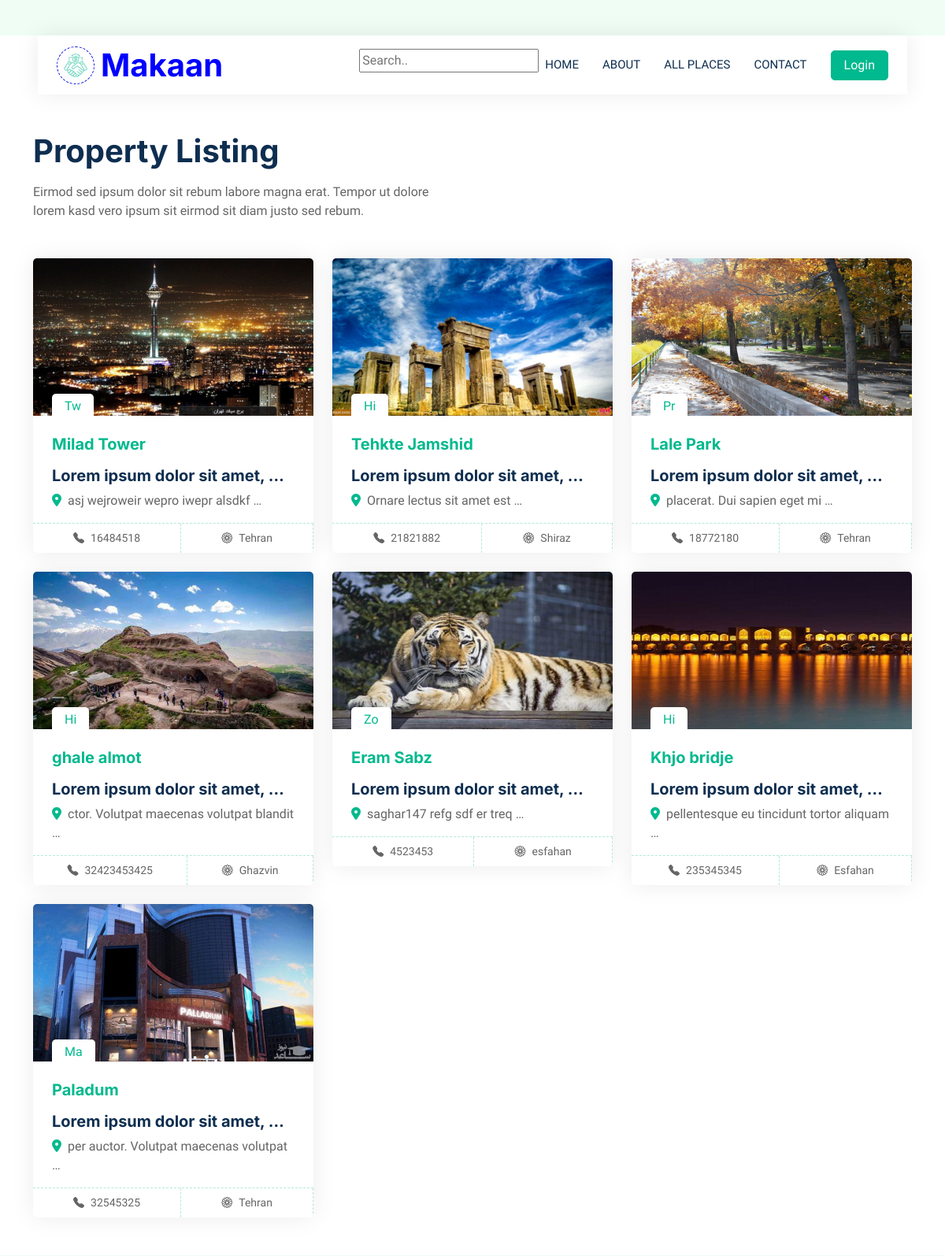
/places/0/ (upper part), run on an earlier commit of the app's database.
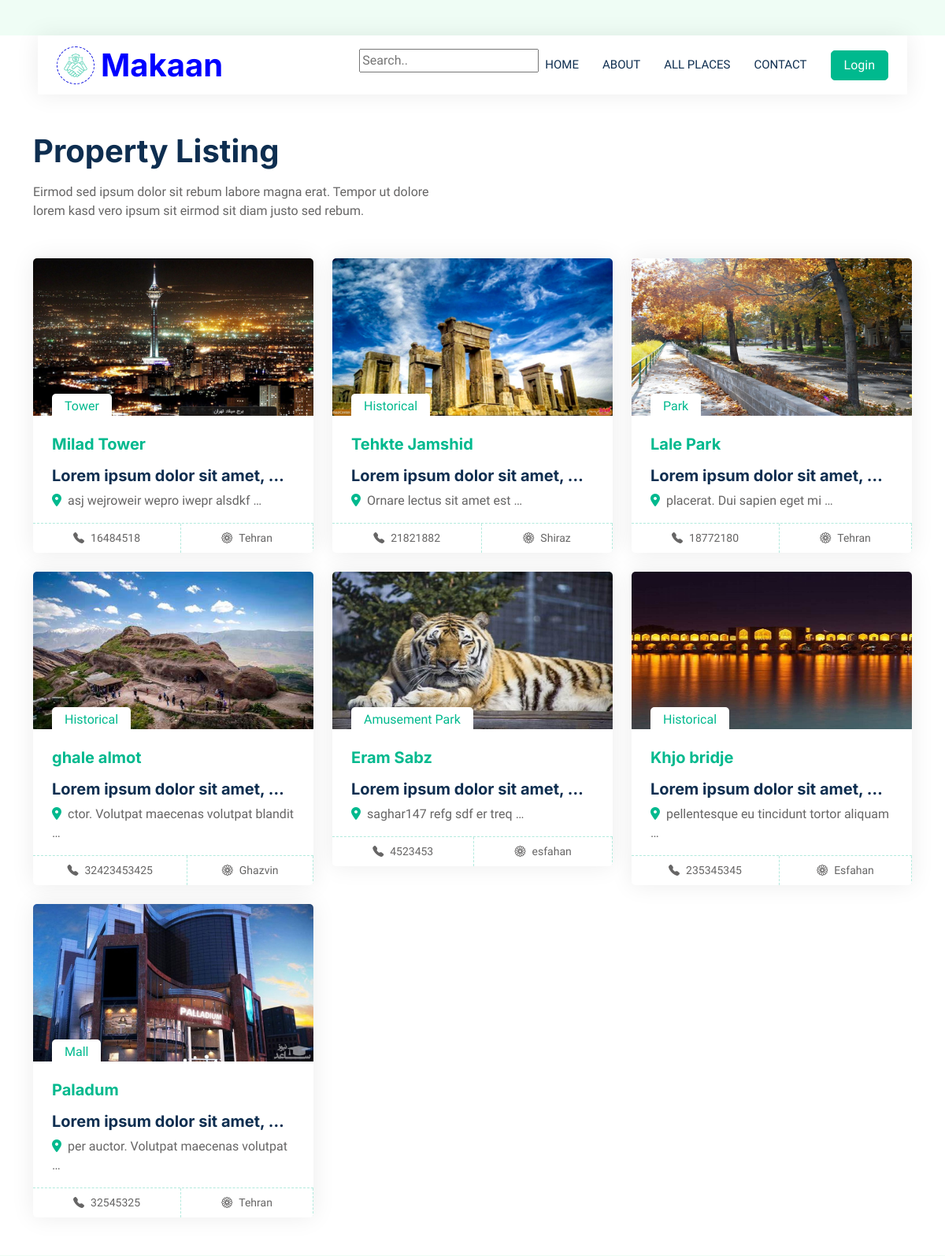
And on a later commit of the database.
### home/models.py (models this page shows, shortened)
class Place(models.Model):
    name = models.CharField(max_length=300)
    phone = models.IntegerField()
    description = models.TextField()
    address = models.TextField()
    rate = models.IntegerField()
    city = models.CharField(max_length=100)
    created_time=models.DateTimeField(auto_now_add=True)
    image = models.ImageField(upload_to="places/")
    location = PlainLocationField(based_fields=['city'], zoom=7)
    place_type = [
    ("Restaurant", "Restaurant"),
    ("Park", "Park"),
    ("Zoo","Zoo"),
    ("Museum","Museum"),
    ("Amusement Park","Amusement Park"),
    ("Mall","Mall"),
    ('Tower',"Tower"),
    ('Historical','Historical'),
    ("Other","Other")
    ]
    location_type = models.CharField(max_length=14,choices=place_type)
    class Meta:
        constraints = [
            models.CheckConstraint(check=models.Q(rate__lte=5), name='rate_lte_5')
        ]

### home/views.py (the view)
# urls.py: path('places/<int:code>/',views.places,name='places'),
def places(request,code):
    if request.method == 'POST':
        if code==1:
            city_name = request.POST.get('city')
            location_name = request.POST.get('makan')
            print(city_name,location_name)
            result = Place.objects.filter(city=city_name,location_type=location_name)
    if code==2:
        query = request.GET.get('q', '')
        print(query)
        result = Place.objects.filter(Q(name__icontains=query) | Q(description__icontains=query))
    else :
        result = Place.objects.all()
    return render(request , 'list.html',{"objects" : result})

### templates/list.html
{% extends "base.html" %}
{% load static %}
{% block body %}
        <div class="container-xxl py-5">
            <div class="container">
                <div class="row g-0 gx-5 align-items-end">
                    <div class="col-lg-6">
                        <div class="text-start mx-auto mb-5 wow slideInLeft" data-wow-delay="0.1s">
                            <h1 class="mb-3">Property Listing</h1>
                            <p>Eirmod sed ipsum dolor sit rebum labore magna erat. Tempor ut dolore lorem kasd vero ipsum sit eirmod sit diam justo sed rebum.</p>
                        </div>
                    </div>
                </div>
                <div class="tab-content">
                    <div id="tab-1" class="tab-pane fade show p-0 active">
                        <div class="row g-4 infinite-container">
                            {% for obj in objects  %}
                            <div class="col-lg-4 col-md-6 wow fadeInUp" data-wow-delay="0.3s">
                                <div class="property-item rounded overflow-hidden">
                                    <div class="position-relative overflow-hidden">
                                        <a  href="{% url "home:detail" num=obj.id %}"><img style='width: 400px; height: 200px;' class="img-fluid" src="{{obj.image.url}}" alt=""></a>
                                        <div class="bg-white rounded-top text-primary position-absolute start-0 bottom-0 mx-4 pt-1 px-3">{{obj.location_type}}</div>
                                    </div>
                                    <div class="p-4 pb-0">
                                        <h5 class="text-primary mb-3" >{{obj.name}}</h5>
                                        <a class="d-block h5 mb-2" href="">{{obj.description|truncatewords:5}}</a>
                                        <p><i class="fa fa-map-marker-alt text-primary me-2"></i>{{obj.address|truncatewords:5}}</p>
                                    </div>
                                    <div class="d-flex border-top">
                                        <small class="flex-fill text-center border-end py-2"><i class="bi bi-telephone-fill me-2"></i>{{obj.phone}}</small>
                                        <small class="flex-fill text-center border-end py-2"><i class="bi bi-flower1 me-2"></i>{{obj.city}}</small>
                                    </div>
                                </div>
                            </div>
                            {% endfor %}
                            </div>
                        </div>
                    </div>
            </div>
        </div>
        </div>
        {% endblock body %}

### templates/base.html (shortened to what this page needs)
{% load static %}
<!DOCTYPE html>
<html lang="en">
<head>
    <link href="https://cdnjs.cloudflare.com/ajax/libs/font-awesome/5.10.0/css/all.min.css" rel="stylesheet">
    <link href="https://cdn.jsdelivr.net/npm/bootstrap-icons@1.4.1/font/bootstrap-icons.css" rel="stylesheet">
    <link href="{% static 'lib/animate/animate.min.css' %}" rel="stylesheet">
    <link href="{% static 'lib/owlcarousel/assets/owl.carousel.min.css' %}" rel="stylesheet">
    <link rel="stylesheet" href="https://stackpath.bootstrapcdn.com/bootstrap/4.5.2/css/bootstrap.min.css">
    <link href="{% static 'css/bootstrap.min.css' %}" rel="stylesheet">
    <link href="{% static 'css/style.css' %}" rel="stylesheet">
</head>
<body>
    <div class="container-xxl bg-white p-0">
        <div class="container-fluid nav-bar bg-transparent">
            <nav class="navbar navbar-expand-lg bg-white navbar-light py-0 px-4">
                <a href="index.html" class="navbar-brand d-flex align-items-center text-center">
                    <div class="icon p-2 me-2">
                        <img class="img-fluid" src="{% static 'img/icon-deal.png' %}" alt="Icon" style="width: 30px; height: 30px;">
                    </div>
                    <h1 style="color:blue;" class="m-0 ">Makaan</h1>
                </a>
                <div class="collapse navbar-collapse" id="navbarCollapse">
                    <div class="navbar-nav ms-auto">
                        <form method='GET' action="{% url "home:places" code=2 %}">
                        <input name='q'  type="text" class=" me-2 mt-3 mb-3" placeholder="Search..">
                        </form>
                        <a href="{% url "home:home" %}" class="nav-item nav-link">Home</a>
                        <a href="{% url "home:about" %}" class="nav-item nav-link ">About</a>
                        <a href="{% url "home:places" code=0 %}" class="nav-link" >All Places</a>
                        <a href="{% url "home:contact" %}" class="nav-item nav-link">Contact</a>
                    </div>
                    {% if not user.is_authenticated %}
                    <a href="{% url "account:login" %}" class="btn btn-primary px-3 d-none d-lg-flex">Login</a>
                    {% else %}
                    <a href="{% url "account:profile" %}" class="btn btn-primary px-3 d-none d-lg-flex">Profile</a>
                    {% endif %}
                </div>
            </nav>
        </div>
{% block body %}
{% endblock body %}
</body>
</html>

### statics/css/style.css (style rules this page uses)
:root { --primary: #080bdf; --secondary: #FF6922; --light: #EFFDF5; --dark: #0E2E50; }
.btn { transition: .5s; }
.btn.btn-primary, .btn.btn-secondary { color: #FFFFFF; }
.nav-bar { position: relative; margin-top: 45px; padding: 0 3rem; transition: .5s; z-index: 9999; }
.navbar { box-shadow: 0 0 30px rgba(0, 0, 0, .08); }
.navbar-light .navbar-nav .nav-link { margin-right: 30px; padding: 25px 0; color: #FFFFFF; font-size: 15px; text-transform: uppercase; outline: none; }
.navbar-light .navbar-brand { height: 75px; }
.navbar-light .navbar-nav .nav-link { color: var(--dark); font-weight: 500; }
.icon { padding: 15px; display: inline-flex; align-items: center; justify-content: center; background: #FFFFFF !important; border-radius: 50px; border: 1px dashed var(--primary) !important; }
.property-item { box-shadow: 0 0 30px rgba(0, 0, 0, .08); }
.property-item img { transition: .5s; }
.property-item .border-top { border-top: 1px dashed rgba(0, 185, 142, .3) !important; }
.property-item .border-end { border-right: 1px dashed rgba(0, 185, 142, .3) !important; }

What changed in the data, as far as the page shows it:
changed Place "Milad Tower": location_type "Tw" → "Tower"
changed Place "Tehkte Jamshid": location_type "Hi" → "Historical"
changed Place "Lale Park": location_type "Pr" → "Park"
changed Place "ghale almot": location_type "Hi" → "Historical"
changed Place "Eram Sabz": location_type "Zo" → "Amusement Park"
changed Place "Khjo bridje": location_type "Hi" → "Historical"
changed Place "Paladum": location_type "Ma" → "Mall"
